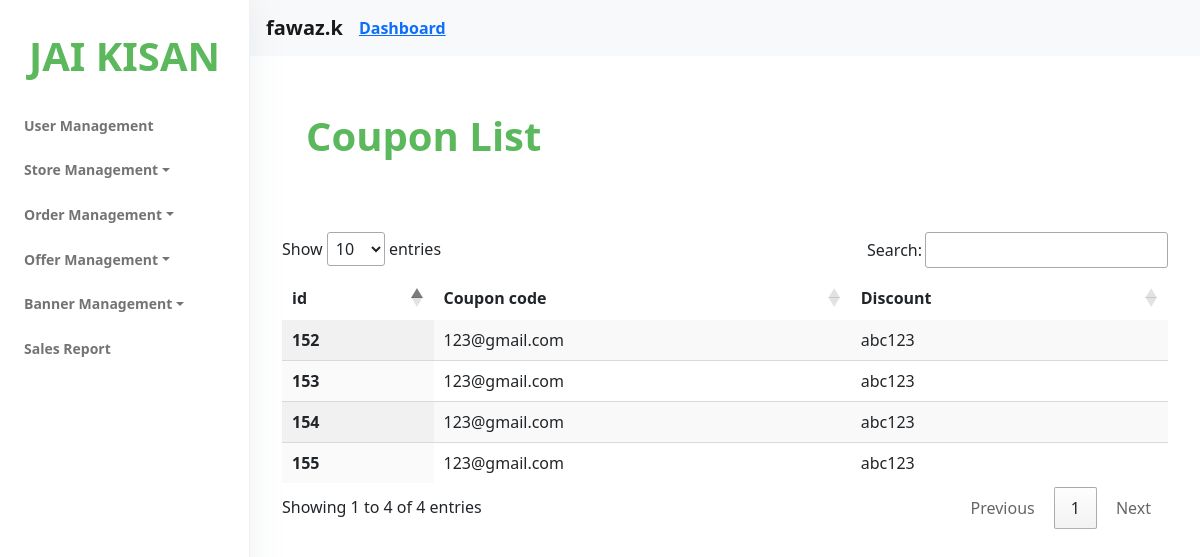
The page /adminpanel/redeemed_coupon (signed in) on the database as committed earlier.
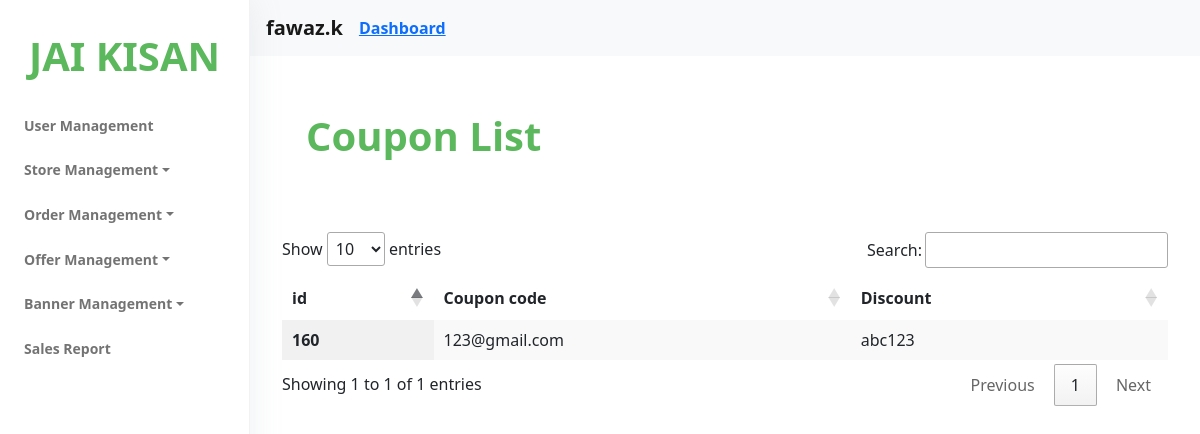
The same page on the database as committed later.
### accounts/models.py (models this page shows, shortened)
class Account(AbstractBaseUser):
    first_name = models.CharField(max_length=50)
    last_name = models.CharField(max_length=50)
    username = models.CharField(max_length=50)
    email = models.CharField(max_length=50,unique=True)
    phone_number=models.CharField(('mobile number'), max_length=20, unique=True)
    profile_img = models.ImageField( null=True, blank=True, upload_to='userprofile')
    city = models.CharField(max_length=50,null=True)
    state = models.CharField(max_length=50,null=True)
    date_joined = models.DateTimeField(auto_now_add=True)
    last_login = models.DateTimeField(auto_now_add=True)
    is_admin = models.BooleanField(default=False)
    is_staff = models.BooleanField(default=False)
    is_active = models.BooleanField(default=True)
    is_superadmin = models.BooleanField(default=False)
    USERNAME_FIELD ='email'
    REQUIRED_FIELDS = ['first_name','last_name','username','phone_number']
    objects = MyAccountManager()

### offer/models.py (models this page shows, shortened)
class RedeemedCoupon(models.Model):
    user = models.ForeignKey(get_user_model(), on_delete=models.CASCADE)
    coupon = models.ForeignKey(Coupon, on_delete=models.CASCADE)

class Coupon(models.Model):
    coupon_code = models.CharField(max_length=50, unique=True)
    discount = models.PositiveIntegerField(help_text="Offer in percentage", null=True)
    is_active = models.BooleanField(default=False)
    def __str__(self):
        return str(self.coupon_code)

### admin_panel/views.py (the view)
# urls.py: path('redeemed_coupon',views.redeemed_coupon,name='redeemed_coupon'),
@staff_member_required(login_url='adminpanel')
def redeemed_coupon(request):
    redeemed_coupon= RedeemedCoupon.objects.all()
    context={
        'redeemed_coupon':redeemed_coupon,
    }
    return render(request,'adminpanel/redeem_coupon.html',context)

### cart/context_processors.py (called while the page is built, shortened)
def counter(request):
    cart_count = 0
    if 'admin' in request.path:
        return{}
    return dict(cart_count=cart_count)

### category/context_processors.py (called while the page is built)
def menu_links(request):
    links = category.objects.all()
    return dict(links=links)

### templates/adminpanel/redeem_coupon.html (shortened to what this page needs)
{% load static %}
{% include 'adminpanel/nav.html' %}
<!DOCTYPE html>
<html lang="en">
<head>
    <link rel="stylesheet" href="https://cdn.jsdelivr.net/npm/bootstrap@5.0.0-beta1/dist/css/bootstrap.min.css">
    <link rel="stylesheet" type="text/css" href="https://cdn.datatables.net/1.11.3/css/jquery.dataTables.css">
</head>
<body>
    <div class="header">
        <div class="align-items-center">
            <div class="px-2 col-lg-12 col-7">
                <div class="table-responsive">
                    <div>
                    <h1 style="color:#5cb85c; font-weight:700" class="m-5">Coupon List</h1>
                    </div>
                    <div class="container p-4">
                        <table id="table" class="display"  style="border:None;">
                            <thead  style="border:None;">
                                <tr  style="border:None;">
                                    <th  style="border:None;" scope="col">id</th>
                                    <th  style="border:None;" scope="col">Coupon code</th>
                                    <th  style="border:None;" scope="col">Discount</th>
                                </tr>
                            </thead>
                            <tbody  style="border:None;">
                                {% for x in redeemed_coupon %}
                                <tr>
                                    <th scope="row">
                                        {{ x.id }}
                                    </th>
                                    <td>
                                        {{ x.user }}
                                    </td>
                                    <td>
                                        {{ x.coupon }}
                                    </td>
                                </tr>
                                {% endfor %}
                            </tbody>
                        </table>
                    </div>
                </div>
            </div>
        </div>
    </div>
</body>
</html>

### templates/adminpanel/nav.html (shortened to what this page needs)
{% extends 'adminpanel/base.html' %}
{% load static %}
{% block content %}
<nav class="sidenav navbar navbar-vertical  fixed-left  navbar-expand-xs navbar-light bg-white" id="sidenav-main">
    <div class="scrollbar-inner">
        <div class="sidenav-header  align-items-center">
            <a class="navbar-brand" href="javascript:void(0)">
                <h1 style="color: #5cb85c;"><b>JAI KISAN</b></h1>
            </a>
        </div>
        <div class="navbar-inner">
            <div class="collapse navbar-collapse" id="sidenav-collapse-main">
                <ul class="navbar-nav">
                    <li class="nav-item">
                        <a class="nav-link" href="{% url 'user_list' %}">
                            <b >User Management</b>
                        </a>
                </li>
                    <li class="nav-item dropdown">
                        <a class="nav-link dropdown-toggle" href="#" id="navbarDropdown" role="button" data-toggle="dropdown" aria-haspopup="true" aria-expanded="false">
                          <b>Store Management</b>
                        </a>
                      </li>
                      <li class="nav-item dropdown">
                        <a class="nav-link dropdown-toggle" href="#" id="navbarDropdown" role="button" data-toggle="dropdown" aria-haspopup="true" aria-expanded="false">
                          <b>Order Management</b>
                        </a>
                      </li>
                      <li class="nav-item dropdown">
                        <a class="nav-link dropdown-toggle" href="#" id="navbarDropdown" role="button" data-toggle="dropdown" aria-haspopup="true" aria-expanded="false">
                          <b>Offer Management</b>
                        </a>
                      </li>
                      <li class="nav-item dropdown">
                        <a class="nav-link dropdown-toggle" href="#" id="navbarDropdown" role="button" data-toggle="dropdown" aria-haspopup="true" aria-expanded="false">
                          <b>Banner Management</b>
                        </a>
                      </li>
                      <li class="nav-item">
                        <a class="nav-link" href="{% url 'product_sales' %}">
                            <b >Sales Report</b>
                        </a>
                </li>
                </ul>
            </div>
        </div>
    </div>
</nav>
<div class="main-content" id="panel">
    <nav class="navbar navbar-expand-lg navbar-light bg-light">
        <b class="navbar-brand" style="justify-content: end;" >{{ user.username }}</b>
        <a  href="{% url 'admin_dashboard' %}"><b>Dashboard</b></a>
      </nav>
    {% endblock %}

### templates/adminpanel/base.html (shortened to what this page needs)
{% load static %}
<!DOCTYPE html>
<html>
<head>
  <link rel="stylesheet" href="{% static 'assets/vendor/nucleo/css/nucleo.css' %}" type="text/css">
  <link rel="stylesheet" href="{% static 'assets/vendor/%40fortawesome/fontawesome-free/css/all.min.css' %}" type="text/css">
  <link rel="stylesheet" href="{% static 'assets/css/argon.min5438.css' %}" type="text/css">
  <link rel="stylesheet" href="https://cdnjs.cloudflare.com/ajax/libs/cropperjs/1.5.11/cropper.css">
</head>
<body>
  {% block content %}
  {% endblock %}

Rows that differ between the two databases and show on the page:
removed RedeemedCoupon: id "152", user "123@gmail.com", coupon "abc123"
removed RedeemedCoupon: id "153", user "123@gmail.com", coupon "abc123"
removed RedeemedCoupon: id "154", user "123@gmail.com", coupon "abc123"
removed RedeemedCoupon: id "155", user "123@gmail.com", coupon "abc123"
added RedeemedCoupon: id "160", user "123@gmail.com", coupon "abc123"
Other text that changed with them:
text written by a page script: "Show entries Search: Showing 1 to 4 of 4 entries Previous 1 Next" → "Show entries Search: Showing 1 to 1 of 1 entries Previous 1 Next"
